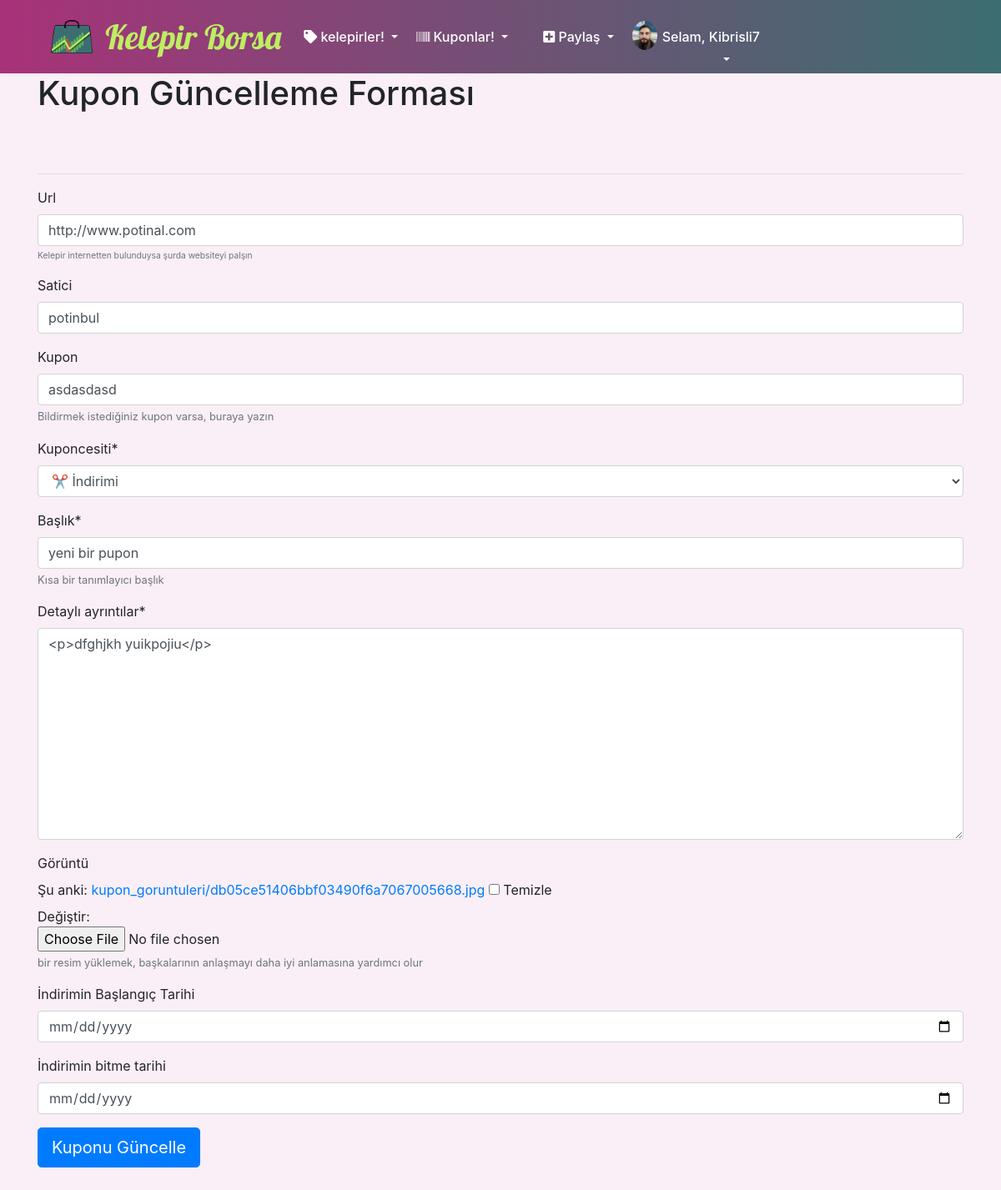
The page /kupon_guncelle/2 (signed in) on the database as committed earlier.
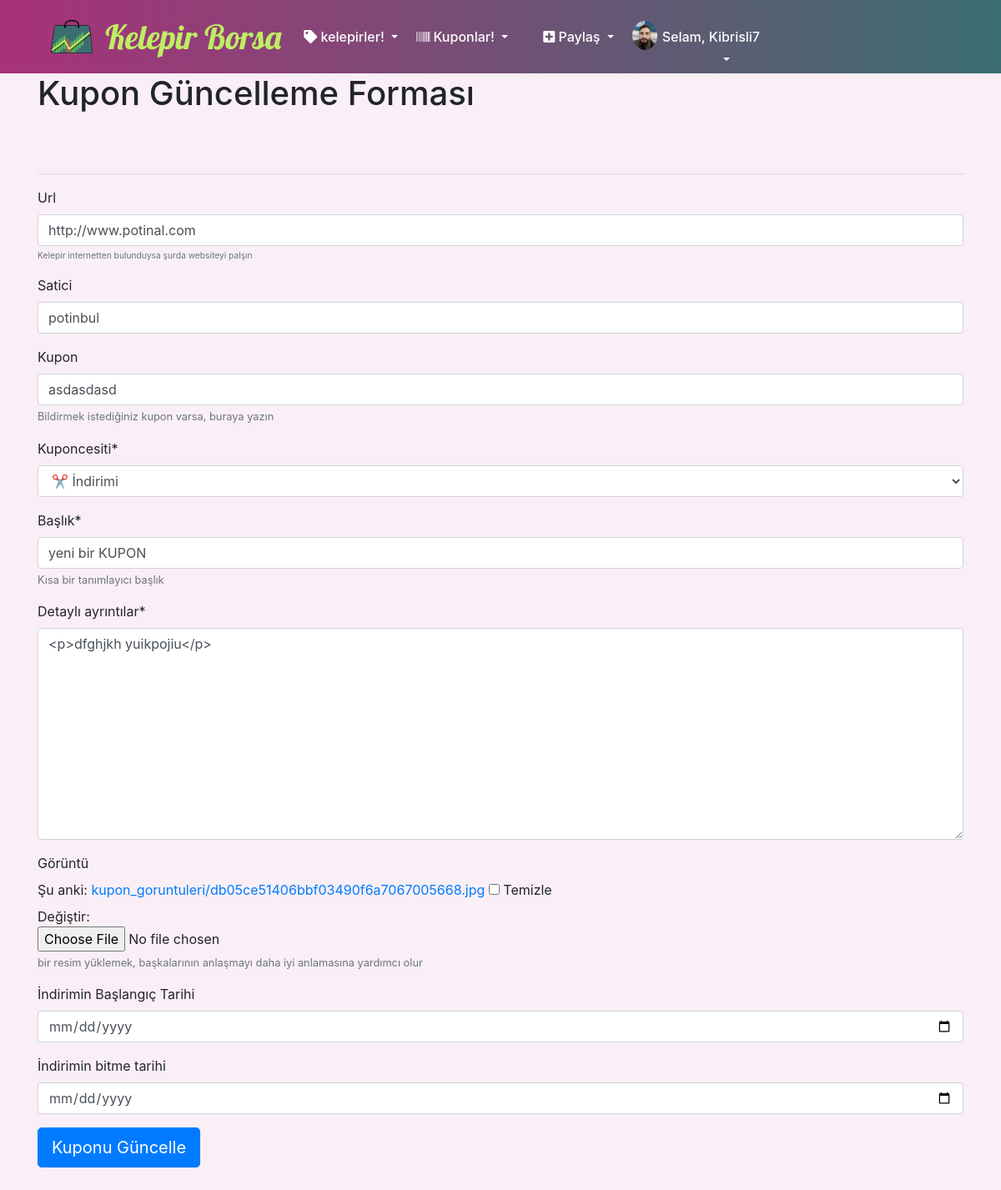
The same page on the database as committed later.
### madde/models.py (models this page shows, shortened)
class Kuponlar(models.Model):
    paylasan = models.ForeignKey(User, on_delete=models.CASCADE)
    url = models.URLField(max_length=200, blank=True, null=True, help_text='<small>Kelepir internetten bulunduysa şurda websiteyi palşın</small>',)
    satici = models.CharField(max_length=200, blank=True)
    kupon = models.CharField(max_length=100, blank=True, help_text='Bildirmek istediğiniz kupon varsa, buraya yazın')
    kuponCesiti = models.CharField(null=True, max_length=50, choices=KUPON_CESIT, verbose_name='Küpon çeşiti')
    baslik = models.CharField(max_length=300, help_text='Kısa bir tanımlayıcı başlık', verbose_name='Başlık')
    ayrintilar = RichTextField(help_text='Kelepiri kendi sözlerinizle anlatın ve neden kaçılmaz fırsat olduğunu başkalarına açıklayın.' ,verbose_name='Detaylı ayrıntılar')
    goruntu = models.ImageField(upload_to='kupon_goruntuleri', null=True, blank=True, default="madde_goruntuleri/shopping.jpg", help_text='bir resim yüklemek, başkalarının anlaşmayı daha iyi anlamasına yardımcı olur', verbose_name='Görüntü')
    bas_tarih = models.DateField(blank=True, null=True,verbose_name='İndirimin Başlangıç Tarihi')
    son_tarih = models.DateField(blank=True, null=True, verbose_name='İndirimin bitme tarihi')
    duyurmaTarihi = models.DateTimeField(default=timezone.now) # auto_now=False, auto_now_add=True, blank=True
    derece = models.IntegerField(default='0', null=True, blank=True)
    aktif = models.BooleanField(default=True)
    bookmarked = models.ManyToManyField(User, related_name='bookmarked_coupons', default=None, blank=True)
    tukenmiscagiri = models.ManyToManyField(User, related_name='expired_call_coupons', default=None, blank=True)
    tukenmisSayi = models.IntegerField(default=0, null=True, blank=True)
    oylar = models.IntegerField(default=0, null=True, blank=True)
    oyveren = models.ManyToManyField(User, blank=True, related_name="collected_votes_coupons")
    comments = GenericRelation(Comment)

### madde/views.py (the view)
# urls.py: path('kupon_guncelle/<int:pk>', views.kupon_guncelle, name='kupon_guncelle'),
@login_required
def kupon_guncelle(request, pk):
    kupon = Kuponlar.objects.get(id=pk)
    if request.method == 'POST':
        edit_form = KuponEditForm(data=request.POST or None, instance=kupon, files=request.FILES)
        if edit_form.is_valid():
            edit_form.save()
            return redirect('kupon_detay', pk=kupon.id)
    else:
        edit_form = KuponEditForm(instance=kupon)
    context = {
        'edit_form': edit_form,
        'kupon':kupon,
    }
    return render(request, 'madde/coupon_edit.html', context)

### madde/forms.py
class KuponEditForm(forms.ModelForm):
    kuponCesiti = forms.ChoiceField(choices=KUPON_CESIT)
    class Meta:
        model = Kuponlar
        exclude = ('paylasan','derece', 'duyurmaTarihi', 'kaynamavakti', 'bookmarked', 'tukenmiscagiri', 'tukenmisSayi', 'aktif', 'oylar', 'oyveren','allow_comments')
        widgets = {
            'bas_tarih': forms.DateInput(format=('%d/%m/%Y'), attrs={'class':'form-control', 'placeholder':'Tarih seçin', 'type':'date'}),
            'son_tarih': forms.DateInput(format=('%d/%m/%Y'), attrs={'class':'form-control', 'placeholder':'Tarih seçin', 'type':'date'}),
        }

### madde/templates/madde/coupon_edit.html (shortened to what this page needs)
{% extends 'temel.html' %}
{% load crispy_forms_tags %}
{% block content %}
<h1>Kupon Güncelleme Forması</h1>
<br>
  <br><hr>
  <form action="{% url 'kupon_guncelle' kupon.pk %}" method="POST" enctype="multipart/form-data">
    {{ edit_form | crispy }}
    <input type="submit" class="btn btn-primary btn-lg" value="Kuponu Güncelle" />
  </form>
<br>
<br>
{% endblock %}

Rows that differ between the two databases and show on the page:
changed Kuponlar "http://www.potinal.com": baslik "yeni bir pupon" → "yeni bir KUPON"
